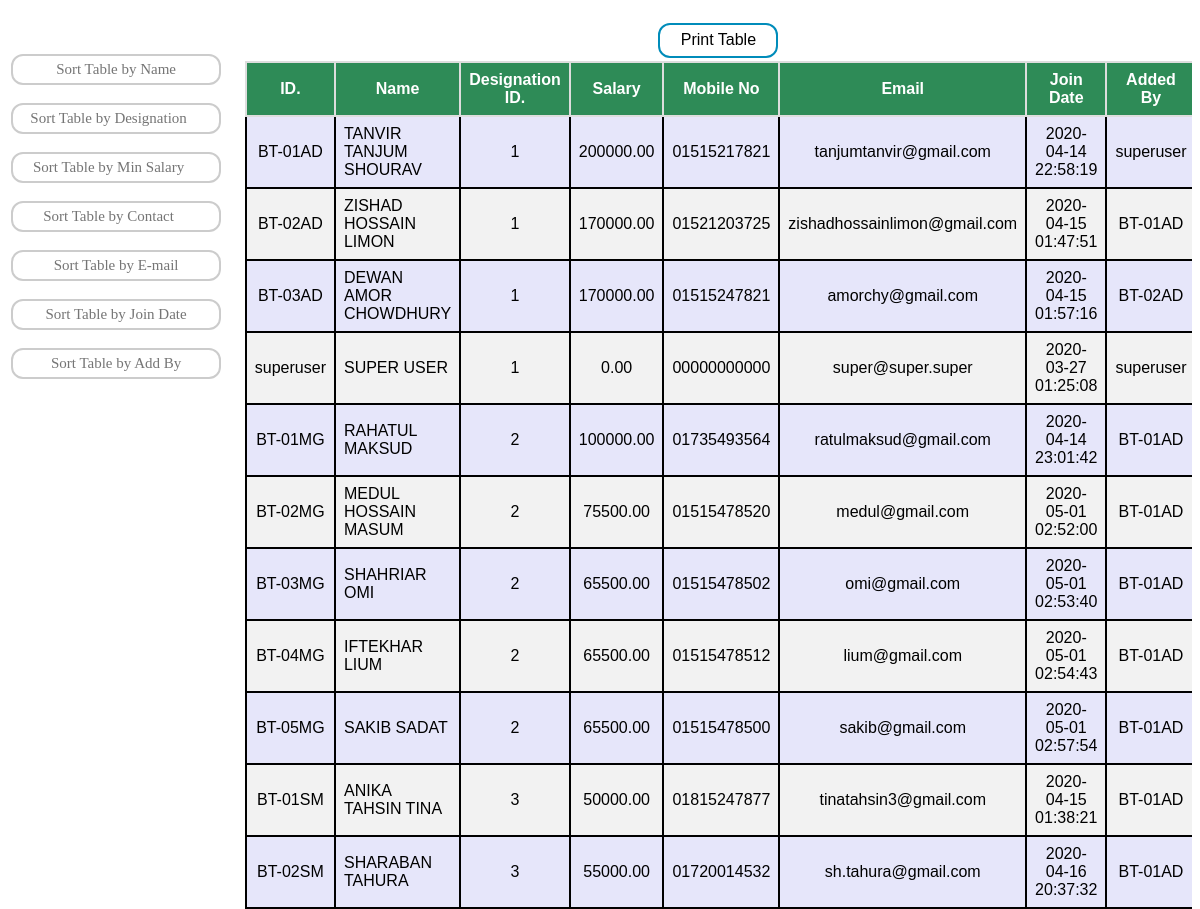
The page /Pages/advancedEmployeeSearch.php (signed in) on the database as committed earlier.
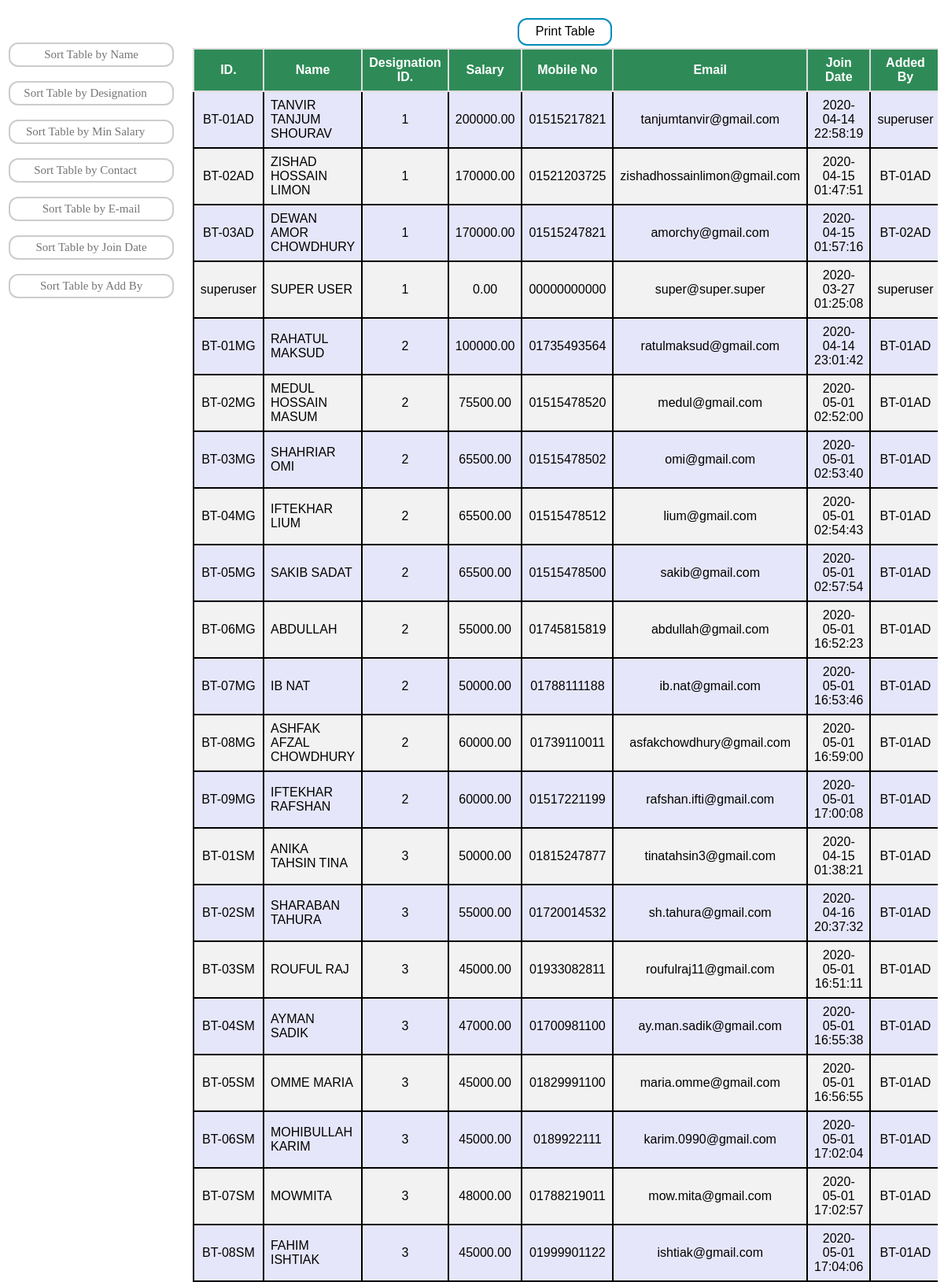
The same page on the database as committed later.
### tables this page shows
CREATE TABLE `employee` (
  `EmpID` varchar(15) NOT NULL,
  `E_NAME` varchar(50) NOT NULL,
  `DID` int(1) NOT NULL,
  `SAL` double(10,2) NOT NULL,
  `E_MOB` varchar(14) NOT NULL,
  `E_MAIL` varchar(50) NOT NULL,
  `JOIN_DATE` datetime NOT NULL DEFAULT current_timestamp(),
  `ADDED_BY` varchar(15) NOT NULL
);

### DB Handler/DBC.php (called while the page is built, shortened)
<?php
$serverName="localhost";
$userName="root";
$password="";
$dbName="btweb";
function get($query)
{
	$data=array();
	global $serverName,$userName,$password,$dbName;
	try
	{
		$conn=mysqli_connect($serverName,$userName,$password,$dbName);
		$result=mysqli_query($conn,$query);
		if(mysqli_num_rows($result) > 0)
		{
			while($row=mysqli_fetch_assoc($result))
			{
				$entity=array();
				foreach($row as $k=>$v)
				{
					$entity[$k]=$row[$k];
				}
				$data[]=$entity;
			}
		}
		return $data;
	}
	catch (Exception $e)
	{
		throw $e->getMessage();
		return $data;
		mysqli_close($conn);
	}
}
?>

### DB Handler/employeeDB.php (called while the page is built, shortened)
<?php
require_once 'DBC.php';
function loadAllTable()
{
	$result=null;
	try
	{
		$query="SELECT * FROM `employee` ORDER BY `DID`,`EmpID`;";
		$result=get($query);
		return $result;
	}
	catch (Exception $e)
	{
		throw $e->getMessage();
		return $result;
	}
}
?>

### Page Controllers/advancedEmployeeSearchController.php (the view, shortened to what this page needs)
<?php
require_once '../DB Handler/employeeDB.php';
if((!isset($_COOKIE['uid']) && !isset($_COOKIE['sid'])) && ($_COOKIE['sid'] != 1 || $_COOKIE['sid'] != 2))
{
	header("Location:employeeList.php");
}
else
{
	function showTable()
	{
		$table=loadAllTable();
		foreach($table as $data)
		{
			echo "<tr>";
			echo "<td align='middle'>".$data["EmpID"]."</td>";
			echo "<td>".$data["E_NAME"]."</td>";
			echo "<td align='middle'>".$data["DID"]."</td>";
			echo "<td align='middle'>".$data["SAL"]."</td>";
			echo "<td align='middle'>".$data["E_MOB"]."</td>";
			echo "<td align='middle'>".$data["E_MAIL"]."</td>";
			echo "<td align='middle'>".$data["JOIN_DATE"]."</td>";
			echo "<td align='middle'>".$data["ADDED_BY"]."</td>";
			echo "</tr>";
		}
	}
}
?>

### Pages/advancedEmployeeSearch.php (shortened to what this page needs)
<?php
include '../Page Controllers/advancedEmployeeSearchController.php';
?>
<!DOCTYPE html>
<html>
	<head>
		<link rel="stylesheet" type="text/css" href="CSS/advancedEmployeeSearch.css">
	</head>
	<body>
		<form autocomplete="off" method="POST" action="">
			<div class='floatLeftDown'>
				<table style="width:calc(100%);">
					<tr>
						<td class="td1">
							<input type="text" class="tf" id="srchEmpByNameTF" placeholder="Sort Table by Name" onkeyup="srch()">
						</td>
					</tr>
					<tr>
						<td class="td1">
							<input type="number" class="tf" id="srchEmpByDesignTF" placeholder="Sort Table by Designation" onkeyup="srch()">
						</td>
					</tr>
					<tr>
						<td class="td1">
							<input type="number" class="tf" id="srchEmpByMinSalTF" min="0" placeholder="Sort Table by Min Salary" onkeyup="srch()">
						</td>
					</tr>
					<tr>
						<td class="td1">
							<input type="number" class="tf" id="srchEmpByMobTF" placeholder="Sort Table by Contact" onkeyup="srch()">
						</td>
					</tr>
					<tr>
						<td class="td1">
							<input type="text" class="tf" id="srchEmpByEmailTF" placeholder="Sort Table by E-mail" onkeyup="srch()">
						</td>
					</tr>
					<tr>
						<td class="td1">
							<input type="text" class="tf" id="srchEmpByJoinDateTF" placeholder="Sort Table by Join Date" onkeyup="srch()">
						</td>
					</tr>
					<tr>
						<td class="td1">
							<input type="text" class="tf" id="srchEmpByAddByTF" placeholder="Sort Table by Add By" onkeyup="srch()">
						</td>
					</tr>
				</table>
			</div>
			<div class="floatRightTop">
				<table style="width:calc(100%);">
					<tr>
						<td align="middle">
							<button class="printbtn" name="printbtn" id="printbtn" onclick='savePDF()'>Print Table</button>
						</td>
					</tr>
				</table>
				<div class="scrollit">
					<div id="printableTable">
						<table id="empTable" name="empTable">
							<thead>
								<tr>
									<th>ID.</th>
									<th>Name</th>
									<th>Designation ID.</th>
									<th>Salary</th>
									<th>Mobile No</th>
									<th>Email</th>
									<th>Join Date</th>
									<th>Added By</th>
								</tr>
							</thead>
							<tbody id="tab">
							<?php
								showTable();
							  ?>
						  </tbody>
						</table>
					</div>
				</div>
			</div>
		</form>
	</body>
</html>

### Pages/CSS/advancedEmployeeSearch.css (style rules this page uses)
.floatRightTop { padding-top: 1%; width:80%; float: right; margin-bottom: auto; height: 60%; }
.floatLeftDown { display: block; padding-top: 3%; width: 20%; float: left; margin-bottom: auto; height: 60%; }
.td1 { text-align: left; vertical-align: middle; height: 45px; width: calc(100%); font-family: "Consolas"; font-size: 18px; font-style: bold; }
#empTable { border-collapse: collapse; width: 100%; height: calc(100%); font-family: "Trebuchet MS", Arial, Helvetica, sans-serif; border-collapse: collapse; font-style: bold; }
#empTable th { border: 2px solid #ddd; padding: 8px; position: -webkit-sticky; position: sticky; top: 0; }
#empTable td { border: 2px solid #000000; padding: 8px; }
#empTable tr:nth-child(even) { background-color: #f2f2f2; }
#empTable tr:nth-child(odd) { background-color: #E6E6FA; }
#empTable th { padding-top: 8px; padding-bottom: 8px; text-align: center; background-color: #2E8B57; color: white; }
.scrollit { overflow:scroll; height: calc(100%); }
.printbtn { width:120px; height:35px; background-color: white; color: black; border-radius: 12px; border: 2px solid #008CBA; text-align: center; font-size: 16px; transition-duration: 0.4s; cursor: pointer; }
.tf { width:calc(85%); padding: 5px 5px 5px 5px; border: 2px solid #ccc; border-radius: 12px; font-family: "Consolas"; font-size: 15px; text-align: center; transition-duration: 0.4s; }

Rows that differ between the two databases and show on the page:
added employee: EmpID "BT-06MG", E_NAME "ABDULLAH", DID "2", SAL "55000.00", E_MOB "01745815819", E_MAIL "abdullah@gmail.com", JOIN_DATE "2020-05-01 16:52:23", ADDED_BY "BT-01AD"
added employee: EmpID "BT-07MG", E_NAME "IB NAT", DID "2", SAL "50000.00", E_MOB "01788111188", E_MAIL "ib.nat@gmail.com", JOIN_DATE "2020-05-01 16:53:46", ADDED_BY "BT-01AD"
added employee: EmpID "BT-08MG", E_NAME "ASHFAK AFZAL CHOWDHURY", DID "2", SAL "60000.00", E_MOB "01739110011", E_MAIL "asfakchowdhury@gmail.com", JOIN_DATE "2020-05-01 16:59:00", ADDED_BY "BT-01AD"
added employee: EmpID "BT-09MG", E_NAME "IFTEKHAR RAFSHAN", DID "2", SAL "60000.00", E_MOB "01517221199", E_MAIL "rafshan.ifti@gmail.com", JOIN_DATE "2020-05-01 17:00:08", ADDED_BY "BT-01AD"
added employee: EmpID "BT-03SM", E_NAME "ROUFUL RAJ", DID "3", SAL "45000.00", E_MOB "01933082811", E_MAIL "roufulraj11@gmail.com", JOIN_DATE "2020-05-01 16:51:11", ADDED_BY "BT-01AD"
added employee: EmpID "BT-04SM", E_NAME "AYMAN SADIK", DID "3", SAL "47000.00", E_MOB "01700981100", E_MAIL "ay.man.sadik@gmail.com", JOIN_DATE "2020-05-01 16:55:38", ADDED_BY "BT-01AD"
added employee: EmpID "BT-05SM", E_NAME "OMME MARIA", DID "3", SAL "45000.00", E_MOB "01829991100", E_MAIL "maria.omme@gmail.com", JOIN_DATE "2020-05-01 16:56:55", ADDED_BY "BT-01AD"
added employee: EmpID "BT-06SM", E_NAME "MOHIBULLAH KARIM", DID "3", SAL "45000.00", E_MOB "0189922111", E_MAIL "karim.0990@gmail.com", JOIN_DATE "2020-05-01 17:02:04", ADDED_BY "BT-01AD"
added employee: EmpID "BT-07SM", E_NAME "MOWMITA", DID "3", SAL "48000.00", E_MOB "01788219011", E_MAIL "mow.mita@gmail.com", JOIN_DATE "2020-05-01 17:02:57", ADDED_BY "BT-01AD"
added employee: EmpID "BT-08SM", E_NAME "FAHIM ISHTIAK", DID "3", SAL "45000.00", E_MOB "01999901122", E_MAIL "ishtiak@gmail.com", JOIN_DATE "2020-05-01 17:04:06", ADDED_BY "BT-01AD"
